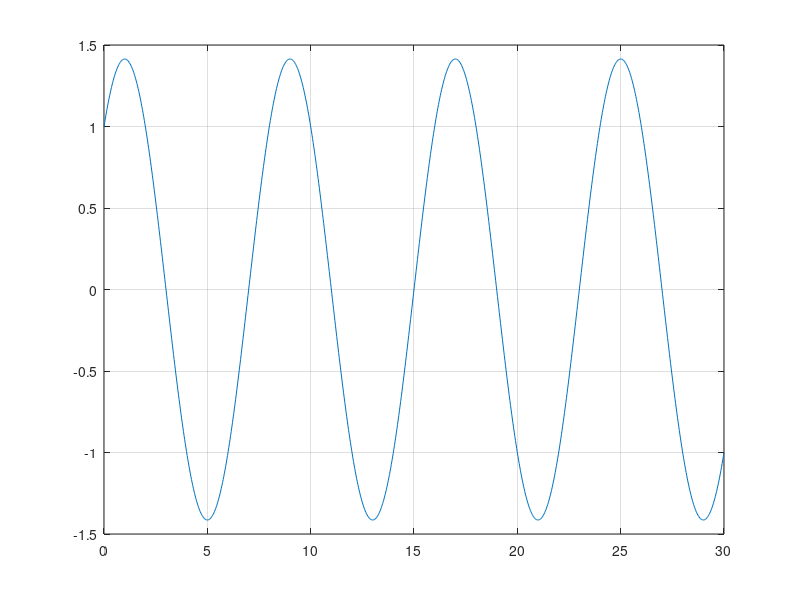

MATLAB code to generate this figure:
%Ejercicio 1
%D)
tinicio = 0;
tfinal = 30;
np = 1000;

t = tinicio:(tfinal - tinicio) / (np - 1):tfinal;

X1 = sin(pi/4*t);
X2 = cos(pi/4*t);
%1
F = X1 + X2
plot(t,F);
grid
